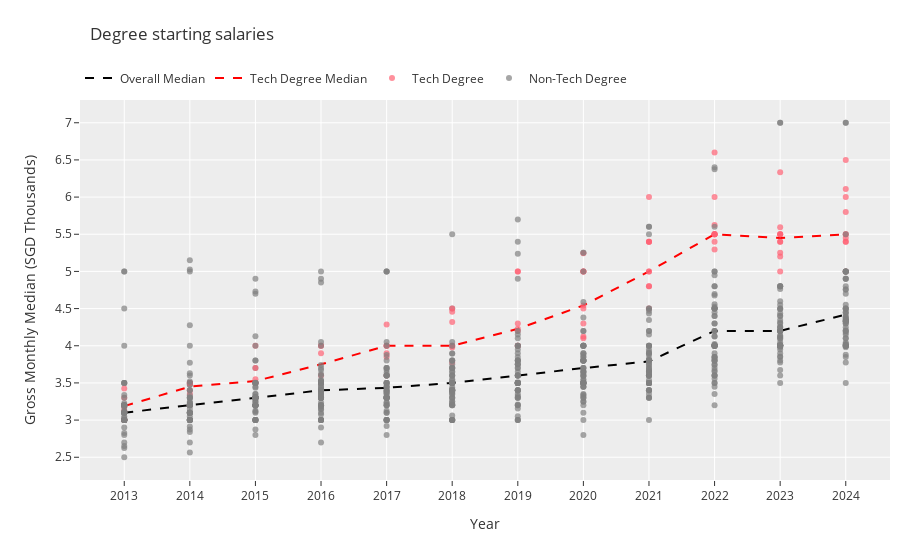

Notebook code cell kept with this figure:
### Markdown cell above
# Degree Starting Salaries

### Code cell
df = orig_df.copy()
# Filter the DataFrame for tech-related degrees
df['is_tech_degree'] = df.apply(lambda x: 1 if x['course'] in tech_degrees.get(x['uni'], []) else 0, axis=1)

# Adjust gross_monthly_median to thousands
df['gross_monthly_median'] = df['gross_monthly_median'] / 1000

tech_degree_color = '#FF6173'
non_tech_degree_color = 'grey'

# Create the figure
fig = go.Figure()

# Plot the line plot for the overall median
median_df = df[(df['course'] == 'Overall Median') & (df['summary_row'] == 1)]
fig.add_trace(go.Scatter(
    x=median_df['year'],
    y=median_df['gross_monthly_median'],
    mode='lines',
    line=dict(color='black', dash='dash'),
    name='Overall Median'
))

# Compute the median yearlysalaary for tech degrees
tdf = df.loc[(df['is_tech_degree']==1)
             & (df.summary_row==0)]
# Median Rows
tdf_median = tdf.groupby('year', as_index=False)[metrics].agg(lambda x: x.quantile(0.5))
tdf_median['uni'] = np.nan
tdf_median['course'] = f'Tech Degree Median'
tdf_median['summary_row']=1

fig.add_trace(go.Scatter(
    x=tdf_median['year'],
    y=tdf_median['gross_monthly_median'],
    mode='lines',
    line=dict(color='red', dash='dash'),
    name='Tech Degree Median'
))

# Plot scatter plots for each non-summary course
df = df.sort_values('is_tech_degree', ascending=False)
for uni in df['uni'].unique():
    uni_df = df[(df['uni'] == uni) & (df['course_row'] == 1)]
    for course in uni_df['course'].unique():
        course_df = uni_df[uni_df['course'] == course]
        color = tech_degree_color if course_df['is_tech_degree'].iloc[0] == 1 else non_tech_degree_color
        fig.add_trace(go.Scatter(
            x=course_df['year'],
            y=course_df['gross_monthly_median'],
            mode='markers',
            marker=dict(color=color, opacity=0.7),
            name='Tech Degree' if color == tech_degree_color else 'Non-Tech Degree',
            showlegend=not any(d['name'] == ('Tech Degree' if color == tech_degree_color else 'Non-Tech Degree') for d in fig.data),
            hovertemplate=f"{uni}<br>{course}<br>Salary: %{{y:.2f}}K"
        ))

# Customize the layout
fig.update_layout(
    xaxis_fixedrange=True, yaxis_fixedrange=True,
    # title="Yearly degree starting salaries",
    title = {
        'text': 'Degree starting salaries'
        , 'y' : 0.95
        , 'x': 0.1
        , 'xanchor': 'left'
        , 'yanchor': 'top'
    },
    xaxis_title="Year",
    yaxis_title="Gross Monthly Median (SGD Thousands)",
    # legend_title="Degree Type",
    legend=dict(
        orientation="h",
        yanchor="bottom",
        y=1.02,
        xanchor="left",
        x=0
    ),
    xaxis=dict(
        tickmode='linear',
        dtick=1  # Yearly ticks
    ),
    yaxis=dict(
        tickmode='linear',
        dtick=0.5  # $500 increments
    )
    , template='ggplot2'
    , margin = dict(r=10)
)

# Show the figure
fig.show()

### Figure 1 — Plotly figure (JSON) as saved in the notebook; plotly's stock layout.template omitted (floating-point values rounded to 4 significant figures)
{"data": [{"line": {"color": "black", "dash": "dash"}, "mode": "lines", "name": "Overall Median", "type": "scatter", "x": [2013, 2014, 2015, 2016, 2017, 2018, 2019, 2020, 2021, 2022, 2023, 2024], "y": [3.1, 3.204, 3.3, 3.4, 3.434, 3.5, 3.6, 3.7, 3.79, 4.2, 4.2, 4.419]}, {"line": {"color": "red", "dash": "dash"}, "mode": "lines", "name": "Tech Degree Median", "type": "scatter", "x": [2013, 2014, 2015, 2016, 2017, 2018, 2019, 2020, 2021, 2022, 2023, 2024], "y": [3.188, 3.45, 3.525, 3.75, 4, 4, 4.228, 4.542, 5, 5.5, 5.45, 5.5]}, {"hovertemplate": "SMU<br>Information Systems<br>Salary: %{y:.2f}K", "marker": {"color": "#FF6173", "opacity": 0.7}, "mode": "markers", "name": "Tech Degree", "showlegend": true, "type": "scatter", "x": [2024, 2023, 2022, 2021, 2020, 2019, 2018, 2017, 2016, 2015, 2014, 2013], "y": [5, 5.4, 5.4, 5, 4.542, 4.3, 4, 4, 3.6, 3.5, 3.35, 3.3]}, {"hovertemplate": "SMU<br>Accountancy<br>Salary: %{y:.2f}K", "marker": {"color": "grey", "opacity": 0.7}, "mode": "markers", "name": "Non-Tech Degree", "showlegend": true, "type": "scatter", "x": [2013, 2014, 2015, 2016, 2017, 2018, 2019, 2020, 2021, 2022, 2023, 2024], "y": [2.825, 2.875, 3, 3, 3, 3, 3.05, 3.1, 3.4, 3.825, 3.9, 4.35]}, {"hovertemplate": "SMU<br>Business Management<br>Salary: %{y:.2f}K", "marker": {"color": "grey", "opacity": 0.7}, "mode": "markers", "name": "Non-Tech Degree", "showlegend": false, "type": "scatter", "x": [2013, 2014, 2015, 2016, 2017, 2018, 2019, 2020, 2021, 2022, 2023, 2024], "y": [3.2, 3.333, 3.3, 3.5, 3.5, 3.7, 3.75, 3.85, 4, 4.4, 4.436, 4.5]}, {"hovertemplate": "SMU<br>Economics<br>Salary: %{y:.2f}K", "marker": {"color": "grey", "opacity": 0.7}, "mode": "markers", "name": "Non-Tech Degree", "showlegend": false, "type": "scatter", "x": [2013, 2014, 2015, 2016, 2017, 2018, 2019, 2020, 2021, 2022, 2023, 2024], "y": [3.339, 3.5, 3.5, 3.7, 3.7, 3.7, 3.9, 3.8, 4.435, 4.5, 4.5, 4.753]}, {"hovertemplate": "SMU<br>Social Sciences<br>Salary: %{y:.2f}K", "marker": {"color": "grey", "opacity": 0.7}, "mode": "markers", "name": "Non-Tech Degree", "showlegend": false, "type": "scatter", "x": [2013, 2014, 2015, 2016, 2017, 2018, 2019, 2020, 2021, 2022, 2023, 2024], "y": [3, 3, 3.2, 3.145, 3.3, 3.21, 3.5, 3.5, 3.6, 4, 4, 4.334]}, {"hovertemplate": "SMU<br>Law<br>Salary: %{y:.2f}K", "marker": {"color": "grey", "opacity": 0.7}, "mode": "markers", "name": "Non-Tech Degree", "showlegend": false, "type": "scatter", "x": [2013, 2014, 2015, 2016, 2017, 2018, 2019, 2020, 2021, 2022, 2023, 2024], "y": [5, 5.025, 4.731, 4.85, 5, 4.5, 4.9, 4.588, 5.6, 6.375, 7, 7]}, {"hovertemplate": "NTU<br>Data Science & Artificial Intelligence<br>Salary: %{y:.2f}K", "marker": {"color": "#FF6173", "opacity": 0.7}, "mode": "markers", "name": "Tech Degree", "showlegend": false, "type": "scatter", "x": [2024, 2023, 2022, 2021, 2020, 2019, 2018], "y": [5.45, 5.25, 5.625, null, null, null, null]}, {"hovertemplate": "NTU<br>Computer Science<br>Salary: %{y:.2f}K", "marker": {"color": "#FF6173", "opacity": 0.7}, "mode": "markers", "name": "Tech Degree", "showlegend": false, "type": "scatter", "x": [2024, 2023, 2022, 2021, 2020, 2019, 2018, 2017, 2016, 2015, 2014, 2013], "y": [5.5, 5.2, 5.5, 4.8, 4.3, 4.2, 4, 3.85, 3.5, 3.3, 3.2, 3.125]}, {"hovertemplate": "NTU<br>Computer Engineering<br>Salary: %{y:.2f}K", "marker": {"color": "#FF6173", "opacity": 0.7}, "mode": "markers", "name": "Tech Degree", "showlegend": false, "type": "scatter", "x": [2024, 2023, 2022, 2021, 2020, 2019, 2018, 2017, 2016, 2015, 2014, 2013], "y": [5.5, 5.4, 5.295, 4.5, 4.1, 4, 3.775, 3.6, 3.5, 3.5, 3.4, 3.175]}, {"hovertemplate": "NTU<br>Accountancy<br>Salary: %{y:.2f}K", "marker": {"color": "grey", "opacity": 0.7}, "mode": "markers", "name": "Non-Tech Degree", "showlegend": false, "type": "scatter", "x": [2013, 2014, 2015, 2016, 2017, 2018, 2019, 2020, 2021, 2022, 2023, 2024], "y": [2.7, 2.84, 2.875, 2.9, 3, 3, 3, 3, 3.4, 3.6, 3.6, 4.35]}, {"hovertemplate": "NTU<br>Business<br>Salary: %{y:.2f}K", "marker": {"color": "grey", "opacity": 0.7}, "mode": "markers", "name": "Non-Tech Degree", "showlegend": false, "type": "scatter", "x": [2013, 2014, 2015, 2016, 2017, 2018, 2019, 2020, 2021, 2022, 2023, 2024], "y": [3, 3.1, 3.2, 3.3, 3.3, 3.5, 3.6, 3.8, 4, 4.015, 4.255, 4.334]}, {"hovertemplate": "NTU<br>Aerospace Engineering<br>Salary: %{y:.2f}K", "marker": {"color": "grey", "opacity": 0.7}, "mode": "markers", "name": "Non-Tech Degree", "showlegend": false, "type": "scatter", "x": [2013, 2014, 2015, 2016, 2017, 2018, 2019, 2020, 2021, 2022, 2023, 2024], "y": [3.5, 3.77, 3.7, 3.675, 3.5, 3.8, 3.8, 4, 4.471, 5, 4.763, 4.45]}, {"hovertemplate": "NTU<br>Bioengineering<br>Salary: %{y:.2f}K", "marker": {"color": "grey", "opacity": 0.7}, "mode": "markers", "name": "Non-Tech Degree", "showlegend": false, "type": "scatter", "x": [2013, 2014, 2015, 2016, 2017, 2018, 2019, 2020, 2021, 2022, 2023, 2024], "y": [3.125, 3, 3.113, 3.237, 3.419, 3.5, 3.5, 3.45, 3.5, 4.2, 4.043, 4.043]}, {"hovertemplate": "NTU<br>Chemical and Biomolecular Engineering<br>Salary: %{y:.2f}K", "marker": {"color": "grey", "opacity": 0.7}, "mode": "markers", "name": "Non-Tech Degree", "showlegend": false, "type": "scatter", "x": [2013, 2014, 2015, 2016, 2017, 2018, 2019, 2020, 2021, 2022, 2023, 2024], "y": [3.2, 3.4, 3.3, 3.4, 3.5, 3.6, 3.8, 3.9, 3.74, 4.8, 4.2, 4.2]}, {"hovertemplate": "NTU<br>Civil Engineering<br>Salary: %{y:.2f}K", "marker": {"color": "grey", "opacity": 0.7}, "mode": "markers", "name": "Non-Tech Degree", "showlegend": false, "type": "scatter", "x": [2013, 2014, 2015, 2016, 2017, 2018, 2019, 2020, 2021, 2022, 2023, 2024], "y": [3.1, 3.1, 3.2, 3.3, 3.4, 3.5, 3.5, 3.5, 3.54, 3.65, 4, 4]}, {"hovertemplate": "NTU<br>Electrical and Electronic Engineering<br>Salary: %{y:.2f}K", "marker": {"color": "grey", "opacity": 0.7}, "mode": "markers", "name": "Non-Tech Degree", "showlegend": false, "type": "scatter", "x": [2013, 2014, 2015, 2016, 2017, 2018, 2019, 2020, 2021, 2022, 2023, 2024], "y": [3.1, 3.2, 3.3, 3.4, 3.6, 3.6, 3.7, 3.88, 4, 4.558, 4.8, 4.8]}, {"hovertemplate": "NTU<br>Environmental Engineering<br>Salary: %{y:.2f}K", "marker": {"color": "grey", "opacity": 0.7}, "mode": "markers", "name": "Non-Tech Degree", "showlegend": false, "type": "scatter", "x": [2013, 2014, 2015, 2016, 2017, 2018, 2019, 2020, 2021, 2022, 2023, 2024], "y": [3, 3, 3.3, 3.1, 3.635, 3.4, 3.51, 3.45, 3.5, 3.9, 4.115, 4.3]}, {"hovertemplate": "NTU<br>Information Engineering and Media<br>Salary: %{y:.2f}K", "marker": {"color": "grey", "opacity": 0.7}, "mode": "markers", "name": "Non-Tech Degree", "showlegend": false, "type": "scatter", "x": [2013, 2014, 2015, 2016, 2017, 2018, 2019, 2020, 2021, 2022, 2023, 2024], "y": [3.2, 3.2, 3.275, 3.35, 3.7, 3.75, 4, 4, 4.2, 4.95, 4.8, 4.9]}, {"hovertemplate": "NTU<br>Materials Engineering<br>Salary: %{y:.2f}K", "marker": {"color": "grey", "opacity": 0.7}, "mode": "markers", "name": "Non-Tech Degree", "showlegend": false, "type": "scatter", "x": [2013, 2014, 2015, 2016, 2017, 2018, 2019, 2020, 2021, 2022, 2023, 2024], "y": [3, 3.15, 3.2, 3.3, 3.375, 3.5, 3.6, 3.7, 3.65, 4.5, 4.2, 4.329]}, {"hovertemplate": "NTU<br>Mechanical Engineering<br>Salary: %{y:.2f}K", "marker": {"color": "grey", "opacity": 0.7}, "mode": "markers", "name": "Non-Tech Degree", "showlegend": false, "type": "scatter", "x": [2013, 2014, 2015, 2016, 2017, 2018, 2019, 2020, 2021, 2022, 2023, 2024], "y": [3.1, 3.1, 3.25, 3.35, 3.45, 3.5, 3.6, 3.85, 3.8, 4.5, 4.4, 4.495]}, {"hovertemplate": "NTU<br>Maritime Studies<br>Salary: %{y:.2f}K", "marker": {"color": "grey", "opacity": 0.7}, "mode": "markers", "name": "Non-Tech Degree", "showlegend": false, "type": "scatter", "x": [2013, 2014, 2015, 2016, 2017, 2018, 2019, 2020, 2021, 2022, 2023, 2024], "y": [3, 3.05, 3.2, 3.398, 3.32, 3.35, 3.5, 3.5, 3.5, 3.74, 4.2, 4.1]}, {"hovertemplate": "NTU<br>Art, Design and Media<br>Salary: %{y:.2f}K", "marker": {"color": "grey", "opacity": 0.7}, "mode": "markers", "name": "Non-Tech Degree", "showlegend": false, "type": "scatter", "x": [2013, 2014, 2015, 2016, 2017, 2018, 2019, 2020, 2021, 2022, 2023, 2024], "y": [2.5, 2.7, 2.8, 2.7, 2.8, 3, 3, 2.8, 3, 3.2, 3.498, 3.5]}, {"hovertemplate": "NTU<br>Chinese<br>Salary: %{y:.2f}K", "marker": {"color": "grey", "opacity": 0.7}, "mode": "markers", "name": "Non-Tech Degree", "showlegend": false, "type": "scatter", "x": [2013, 2014, 2015, 2016, 2017, 2018, 2019, 2020, 2021, 2022, 2023, 2024], "y": [3, 3, 3.2, 3.3, 3.3, 3.5, 3.21, 3.5, 3.3, 3.6, 4.09, 4.02]}, {"hovertemplate": "NTU<br>Communication Studies<br>Salary: %{y:.2f}K", "marker": {"color": "grey", "opacity": 0.7}, "mode": "markers", "name": "Non-Tech Degree", "showlegend": false, "type": "scatter", "x": [2013, 2014, 2015, 2016, 2017, 2018, 2019, 2020, 2021, 2022, 2023, 2024], "y": [3, 3, 3, 3, 3, 3, 3.2, 3.34, 3.5, 3.5, 3.675, 3.88]}, {"hovertemplate": "NTU<br>Economics<br>Salary: %{y:.2f}K", "marker": {"color": "grey", "opacity": 0.7}, "mode": "markers", "name": "Non-Tech Degree", "showlegend": false, "type": "scatter", "x": [2013, 2014, 2015, 2016, 2017, 2018, 2019, 2020, 2021, 2022, 2023, 2024], "y": [3, 3.2, 3.3, 3.3, 3.24, 3.536, 3.4, 3.797, 3.65, 4, 4.314, 4.325]}, {"hovertemplate": "NTU<br>English<br>Salary: %{y:.2f}K", "marker": {"color": "grey", "opacity": 0.7}, "mode": "markers", "name": "Non-Tech Degree", "showlegend": false, "type": "scatter", "x": [2013, 2014, 2015, 2016, 2017, 2018, 2019, 2020, 2021, 2022, 2023, 2024], "y": [3.1, 3.1, 3.314, 3, 3, 3, 3, 3.45, 3.5, 3.748, 3.775, 3.775]}, {"hovertemplate": "NTU<br>Linguistics and Multilingual Studies<br>Salary: %{y:.2f}K", "marker": {"color": "grey", "opacity": 0.7}, "mode": "markers", "name": "Non-Tech Degree", "showlegend": false, "type": "scatter", "x": [2013, 2014, 2015, 2016, 2017, 2018, 2019, 2020, 2021, 2022, 2023, 2024], "y": [2.625, 3.23, 3, 3.365, 3.1, 3.2, 3.2, 3.35, 3.3, 3.5, 3.95, 3.85]}, {"hovertemplate": "NTU<br>Psychology<br>Salary: %{y:.2f}K", "marker": {"color": "grey", "opacity": 0.7}, "mode": "markers", "name": "Non-Tech Degree", "showlegend": false, "type": "scatter", "x": [2013, 2014, 2015, 2016, 2017, 2018, 2019, 2020, 2021, 2022, 2023, 2024], "y": [3, 3.1, 3.2, 3.2, 3.2, 3.37, 3.4, 3.3, 3.35, 3.668, 4, 4.174]}, {"hovertemplate": "NTU<br>Sociology<br>Salary: %{y:.2f}K", "marker": {"color": "grey", "opacity": 0.7}, "mode": "markers", "name": "Non-Tech Degree", "showlegend": false, "type": "scatter", "x": [2013, 2014, 2015, 2016, 2017, 2018, 2019, 2020, 2021, 2022, 2023, 2024], "y": [3.1, 3.1, 3.125, 3.5, 3.228, 3.22, 3.3, 3.6, 3.5, 3.8, 4.008, 4]}, {"hovertemplate": "NTU<br>Biological Sciences<br>Salary: %{y:.2f}K", "marker": {"color": "grey", "opacity": 0.7}, "mode": "markers", "name": "Non-Tech Degree", "showlegend": false, "type": "scatter", "x": [2013, 2014, 2015, 2016, 2017, 2018, 2019, 2020, 2021, 2022, 2023, 2024], "y": [3, 3, 3.19, 3.175, 3.2, 3.25, 3.3, 3.325, 3.5, 3.6, 3.98, 4]}, {"hovertemplate": "NTU<br>Chemistry and Biological Chemistry<br>Salary: %{y:.2f}K", "marker": {"color": "grey", "opacity": 0.7}, "mode": "markers", "name": "Non-Tech Degree", "showlegend": false, "type": "scatter", "x": [2013, 2014, 2015, 2016, 2017, 2018, 2019, 2020, 2021, 2022, 2023, 2024], "y": [3.1, 3.1, 3, 3.149, 3.1, 3.2, 3.4, 3.245, 3.4, 3.7, 3.8, 3.98]}, {"hovertemplate": "NTU<br>Mathematical Sciences<br>Salary: %{y:.2f}K", "marker": {"color": "grey", "opacity": 0.7}, "mode": "markers", "name": "Non-Tech Degree", "showlegend": false, "type": "scatter", "x": [2013, 2014, 2015, 2016, 2017, 2018, 2019, 2020, 2021, 2022, 2023, 2024], "y": [3, 3.2, 3.24, 3.5, 3.5, 3.65, 3.599, 3.656, 3.806, 4.3, 4.25, 4.379]}, {"hovertemplate": "NTU<br>Physics / Applied Physics<br>Salary: %{y:.2f}K", "marker": {"color": "grey", "opacity": 0.7}, "mode": "markers", "name": "Non-Tech Degree", "showlegend": false, "type": "scatter", "x": [2013, 2014, 2015, 2016, 2017, 2018, 2019, 2020, 2021, 2022, 2023, 2024], "y": [3.3, 3.1, 3.2, 3.45, 3.3, 3.4, 3.5, 3.7, 3.6, 4, 4, 4.25]}, {"hovertemplate": "NTU<br>Sports Science and Management<br>Salary: %{y:.2f}K", "marker": {"color": "grey", "opacity": 0.7}, "mode": "markers", "name": "Non-Tech Degree", "showlegend": false, "type": "scatter", "x": [2013, 2014, 2015, 2016, 2017, 2018, 2019, 2020, 2021, 2022, 2023, 2024], "y": [3, 3, 3.295, 3.2, 3.45, 3.3, 3.35, 3.3, 3.3, 3.35, 3.85, 4]}, {"hovertemplate": "NTU<br>Science (Education)<br>Salary: %{y:.2f}K", "marker": {"color": "grey", "opacity": 0.7}, "mode": "markers", "name": "Non-Tech Degree", "showlegend": false, "type": "scatter", "x": [2013, 2014, 2015, 2016, 2017, 2018, 2019, 2020, 2021, 2022, 2023, 2024], "y": [3.498, 3.475, 3.504, 3.525, 3.701, 3.8, 3.8, 3.8, 3.904, 4.3, 4.3, 5]}, {"hovertemplate": "NTU<br>Arts (Education)<br>Salary: %{y:.2f}K", "marker": {"color": "grey", "opacity": 0.7}, "mode": "markers", "name": "Non-Tech Degree", "showlegend": false, "type": "scatter", "x": [2013, 2014, 2015, 2016, 2017, 2018, 2019, 2020, 2021, 2022, 2023, 2024], "y": [3.498, 3.475, 3.5, 3.525, 3.6, 3.8, 3.8, 3.799, 3.78, 4.129, 4.129, 5]}, {"hovertemplate": "NTU<br>History<br>Salary: %{y:.2f}K", "marker": {"color": "grey", "opacity": 0.7}, "mode": "markers", "name": "Non-Tech Degree", "showlegend": false, "type": "scatter", "x": [2013, 2014, 2015, 2016, 2017, 2018, 2019, 2020, 2021, 2022, 2023, 2024], "y": [null, null, null, 3, 3.2, 3.5, 3.5, 3.65, 3.675, 4, 4.2, 4.45]}, {"hovertemplate": "NTU<br>Public Policy and Global Affairs<br>Salary: %{y:.2f}K", "marker": {"color": "grey", "opacity": 0.7}, "mode": "markers", "name": "Non-Tech Degree", "showlegend": false, "type": "scatter", "x": [2013, 2014, 2015, 2016, 2017, 2018, 2019, 2020, 2021, 2022, 2023, 2024], "y": [null, null, null, null, 3.395, 3.35, 3.85, 3.8, 3.804, 4.123, 4.202, 4.5]}, {"hovertemplate": "NTU<br>Philosophy<br>Salary: %{y:.2f}K", "marker": {"color": "grey", "opacity": 0.7}, "mode": "markers", "name": "Non-Tech Degree", "showlegend": false, "type": "scatter", "x": [2014, 2015, 2016, 2017, 2018, 2019, 2020, 2021, 2022, 2023, 2024], "y": [null, null, null, null, 3, 3.5, 3.65, 3.4, 3.45, 4, 4.365]}, {"hovertemplate": "NTU<br>Environmental Earth Systems Science<br>Salary: %{y:.2f}K", "marker": {"color": "grey", "opacity": 0.7}, "mode": "markers", "name": "Non-Tech Degree", "showlegend": false, "type": "scatter", "x": [2014, 2015, 2016, 2017, 2018, 2019, 2020, 2021, 2022, 2023, 2024], "y": [null, null, null, null, 3.44, 3.5, 3.55, 3.95, 4.023, 4.138, 4.5]}, {"hovertemplate": "NTU<br>Medicine<br>Salary: %{y:.2f}K", "marker": {"color": "grey", "opacity": 0.7}, "mode": "markers", "name": "Non-Tech Degree", "showlegend": false, "type": "scatter", "x": [2013, 2014, 2015, 2016, 2017, 2018, 2019, 2020, 2021, 2022, 2023], "y": [null, null, null, null, null, null, 5.7, 5.25, 5.5, 5.6, null]}, {"hovertemplate": "NUS<br>Information Systems<br>Salary: %{y:.2f}K", "marker": {"color": "#FF6173", "opacity": 0.7}, "mode": "markers", "name": "Tech Degree", "showlegend": false, "type": "scatter", "x": [2024, 2023, 2022, 2021, 2020, 2019, 2018, 2017, 2016, 2015, 2014, 2013], "y": [6, 5.5, 5.5, 5, 4.5, 4.228, 4.458, 4, 4, 3.55, 3.5, 3.005]}, {"hovertemplate": "NUS<br>Information Security<br>Salary: %{y:.2f}K", "marker": {"color": "#FF6173", "opacity": 0.7}, "mode": "markers", "name": "Tech Degree", "showlegend": false, "type": "scatter", "x": [2024, 2023, 2022, 2021, 2020, 2019, 2018, 2017, 2016, 2015], "y": [6.11, 5.5, 5.5, 5.4, 5, null, null, null, null, null]}, {"hovertemplate": "NUS<br>Computer Science<br>Salary: %{y:.2f}K", "marker": {"color": "#FF6173", "opacity": 0.7}, "mode": "markers", "name": "Tech Degree", "showlegend": false, "type": "scatter", "x": [2024, 2023, 2022, 2021, 2020, 2019, 2018, 2017, 2016, 2015, 2014, 2013], "y": [6.5, 6.333, 6.6, 6, 5.243, 5, 4.32, 4.285, 4, 3.7, 3.5, 3.425]}, {"hovertemplate": "NUS<br>Computer Engineering<br>Salary: %{y:.2f}K", "marker": {"color": "#FF6173", "opacity": 0.7}, "mode": "markers", "name": "Tech Degree", "showlegend": false, "type": "scatter", "x": [2013, 2014, 2015, 2016, 2017, 2018, 2019, 2020, 2021, 2022, 2023, 2024], "y": [3.2, 3.5, 4, 3.9, 3.9, 3.975, 4, 5, 5.4, 6, 5.595, 5.8]}, {"hovertemplate": "NUS<br>Business Analytics<br>Salary: %{y:.2f}K", "marker": {"color": "#FF6173", "opacity": 0.7}, "mode": "markers", "name": "Tech Degree", "showlegend": false, "type": "scatter", "x": [2024, 2023, 2022, 2021, 2020, 2019, 2018, 2017, 2016, 2015, 2014, 2013], "y": [5.4, 5.5, 5.5, 5.4, 5, 5, 4.5, 4, null, null, null, null]}, {"hovertemplate": "NUS<br>Data Science and Analytics<br>Salary: %{y:.2f}K", "marker": {"color": "#FF6173", "opacity": 0.7}, "mode": "markers", "name": "Tech Degree", "showlegend": false, "type": "scatter", "x": [2024, 2023, 2022, 2021, 2020, 2019, 2018, 2017, 2016], "y": [5.4, 5, 5.5, 4.8, 4.125, null, null, null, null]}, {"hovertemplate": "NUS<br>Environmental Engineering<br>Salary: %{y:.2f}K", "marker": {"color": "grey", "opacity": 0.7}, "mode": "markers", "name": "Non-Tech Degree", "showlegend": false, "type": "scatter", "x": [2016, 2017, 2018, 2019, 2020, 2021, 2022, 2023, 2024, 2015, 2014, 2013], "y": [3.35, 3.35, 3.4, 3.4, 3.5, 3.5, 4.2, 4.243, 4.701, 3.45, 3.23, 3.11]}, {"hovertemplate": "NUS<br>Industrial and Systems Engineering<br>Salary: %{y:.2f}K", "marker": {"color": "grey", "opacity": 0.7}, "mode": "markers", "name": "Non-Tech Degree", "showlegend": false, "type": "scatter", "x": [2013, 2014, 2015, 2016, 2017, 2018, 2019, 2020, 2021, 2022, 2023, 2024], "y": [3.2, 3.6, 3.5, 3.5, 3.875, 3.895, 4, 4.38, 4.5, 5, 4.6, 4.9]}, {"hovertemplate": "NUS<br>Materials Science and Engineering<br>Salary: %{y:.2f}K", "marker": {"color": "grey", "opacity": 0.7}, "mode": "markers", "name": "Non-Tech Degree", "showlegend": false, "type": "scatter", "x": [2013, 2014, 2015, 2016, 2017, 2018, 2019, 2020, 2021, 2022, 2023, 2024], "y": [3, 3.3, 3.35, 3.54, 3.388, 3.6, 4, 3.9, 3.896, 4.5, 4.346, 5]}, {"hovertemplate": "NUS<br>Mechanical Engineering<br>Salary: %{y:.2f}K", "marker": {"color": "grey", "opacity": 0.7}, "mode": "markers", "name": "Non-Tech Degree", "showlegend": false, "type": "scatter", "x": [2013, 2014, 2015, 2016, 2017, 2018, 2019, 2020, 2021, 2022, 2023, 2024], "y": [3.225, 3.2, 3.3, 3.4, 3.45, 3.7, 3.7, 3.8, 3.875, 4.525, 4.49, 5]}, {"hovertemplate": "NUS<br>Law<br>Salary: %{y:.2f}K", "marker": {"color": "grey", "opacity": 0.7}, "mode": "markers", "name": "Non-Tech Degree", "showlegend": false, "type": "scatter", "x": [2013, 2014, 2015, 2016, 2017, 2018, 2019, 2020, 2021, 2022, 2023, 2024], "y": [5, 5.15, 4.7, 4.9, 5, 5.5, 5.4, 5, 5.6, 6.4, 7, 7]}, {"hovertemplate": "NUS<br>Science (Hons)<br>Salary: %{y:.2f}K", "marker": {"color": "grey", "opacity": 0.7}, "mode": "markers", "name": "Non-Tech Degree", "showlegend": false, "type": "scatter", "x": [2013, 2014, 2015, 2016, 2017, 2018, 2019, 2020, 2021, 2022, 2023, 2024], "y": [3.1, 3.21, 3.3, 3.3, 3.3, 3.4, 3.5, 3.528, 3.6, 3.85, 4, 4.15]}, {"hovertemplate": "NUS<br>Engineering Science<br>Salary: %{y:.2f}K", "marker": {"color": "grey", "opacity": 0.7}, "mode": "markers", "name": "Non-Tech Degree", "showlegend": false, "type": "scatter", "x": [2024, 2023, 2022, 2021, 2020, 2019, 2017, 2016, 2015, 2014, 2013], "y": [5.5, 4.5, 4.45, 4.5, 4, 3.75, 3.675, 3.74, 3.8, 3.4, 3]}, {"hovertemplate": "NUS<br>Environmental Studies<br>Salary: %{y:.2f}K", "marker": {"color": "grey", "opacity": 0.7}, "mode": "markers", "name": "Non-Tech Degree", "showlegend": false, "type": "scatter", "x": [2013, 2014, 2015, 2016, 2017, 2018, 2019, 2020, 2021, 2022, 2023, 2024], "y": [null, null, 3.5, 3.3, 3.3, 3.414, 3.325, 3.25, 3.65, 3.8, 4, 4.3]}, {"hovertemplate": "NUS<br>Pharmacy<br>Salary: %{y:.2f}K", "marker": {"color": "grey", "opacity": 0.7}, "mode": "markers", "name": "Non-Tech Degree", "showlegend": false, "type": "scatter", "x": [2013, 2014, 2015, 2016, 2017, 2018, 2019, 2020, 2021, 2022], "y": [3.5, 3.63, 3.5, 3.6, 3.6, 3.65, 3.75, 3.7, 3.915, 4]}, {"hovertemplate": "NUS<br>Accountancy (Hons)<br>Salary: %{y:.2f}K", "marker": {"color": "grey", "opacity": 0.7}, "mode": "markers", "name": "Non-Tech Degree", "showlegend": false, "type": "scatter", "x": [2013, 2014, 2015, 2016, 2017, 2018, 2019, 2020, 2021, 2022, 2023, 2024], "y": [2.8, 2.912, 3, 3.075, 3.125, 3.2, 3.6, 3.5, 3.5, 4, 4.2, 4.388]}, {"hovertemplate": "NUS<br>Business Administration (Hons)<br>Salary: %{y:.2f}K", "marker": {"color": "grey", "opacity": 0.7}, "mode": "markers", "name": "Non-Tech Degree", "showlegend": false, "type": "scatter", "x": [2013, 2014, 2015, 2016, 2017, 2018, 2019, 2020, 2021, 2022, 2023, 2024], "y": [3.2, 3.52, 3.8, 3.62, 3.8, 3.895, 4.15, 4, 4.347, 4.696, 4.8, 4.9]}, {"hovertemplate": "NUS<br>Electrical Engineering<br>Salary: %{y:.2f}K", "marker": {"color": "grey", "opacity": 0.7}, "mode": "markers", "name": "Non-Tech Degree", "showlegend": false, "type": "scatter", "x": [2024, 2023, 2022, 2021, 2020, 2019, 2018, 2017, 2016, 2015, 2014, 2013], "y": [5, 4.8, 4.8, 4.15, 4.2, 4, 3.7, 3.6, 3.5, 3.3, 3.3, 3.2]}, {"hovertemplate": "NUS<br>Civil Engineering<br>Salary: %{y:.2f}K", "marker": {"color": "grey", "opacity": 0.7}, "mode": "markers", "name": "Non-Tech Degree", "showlegend": false, "type": "scatter", "x": [2024, 2023, 2022, 2021, 2020, 2019, 2018, 2017, 2016, 2015, 2014, 2013], "y": [4.2, 4, 4, 3.7, 3.59, 3.6, 3.5, 3.3, 3.42, 3.35, 3.208, 3.05]}, {"hovertemplate": "NUS<br>Chemical Engineering<br>Salary: %{y:.2f}K", "marker": {"color": "grey", "opacity": 0.7}, "mode": "markers", "name": "Non-Tech Degree", "showlegend": false, "type": "scatter", "x": [2024, 2023, 2022, 2021, 2020, 2019, 2018, 2017, 2016, 2015, 2014, 2013], "y": [4.76, 4.405, 4.675, 3.8, 4, 3.95, 4, 3.6, 3.45, 3.5, 3.3, 3.175]}, {"hovertemplate": "NUS<br>Biomedical Engineering<br>Salary: %{y:.2f}K", "marker": {"color": "grey", "opacity": 0.7}, "mode": "markers", "name": "Non-Tech Degree", "showlegend": false, "type": "scatter", "x": [2024, 2023, 2022, 2021, 2020, 2019, 2018, 2017, 2016, 2015, 2014, 2013], "y": [4.325, 4.1, 4, 3.6, 3.5, 3.5, 3.389, 3.3, 3.2, 3.3, 3, 3]}, {"hovertemplate": "NUS<br>Architecture<br>Salary: %{y:.2f}K", "marker": {"color": "grey", "opacity": 0.7}, "mode": "markers", "name": "Non-Tech Degree", "showlegend": false, "type": "scatter", "x": [2013, 2014, 2015, 2016, 2017, 2018, 2019, 2020, 2021, 2022, 2023, 2024], "y": [null, 4.275, 4.127, 4, 4, null, 4.1, 4, 4, 4.4, null, 4.995]}, {"hovertemplate": "NUS<br>Industrial Design<br>Salary: %{y:.2f}K", "marker": {"color": "grey", "opacity": 0.7}, "mode": "markers", "name": "Non-Tech Degree", "showlegend": false, "type": "scatter", "x": [2013, 2014, 2015, 2016, 2017, 2018, 2019, 2020, 2021, 2022, 2023, 2024], "y": [2.65, 2.565, 3, 3, 2.92, 3.25, 3.3, 3.5, 3.825, 4.5, 4, 4.025]}, {"hovertemplate": "NUS<br>Project & Facilities Management<br>Salary: %{y:.2f}K", "marker": {"color": "grey", "opacity": 0.7}, "mode": "markers", "name": "Non-Tech Degree", "showlegend": false, "type": "scatter", "x": [2013, 2014, 2015, 2016, 2017, 2018, 2019, 2020, 2021, 2022, 2023, 2024], "y": [3, 3, 3, 3, 3, 3.06, 3.155, 3.2, 3.5, 3.555, 3.855, 4]}, {"hovertemplate": "NUS<br>Real Estate<br>Salary: %{y:.2f}K", "marker": {"color": "grey", "opacity": 0.7}, "mode": "markers", "name": "Non-Tech Degree", "showlegend": false, "type": "scatter", "x": [2013, 2014, 2015, 2016, 2017, 2018, 2019, 2020, 2021, 2022, 2023, 2024], "y": [2.9, 3, 3.1, 3.2, 3, 3.3, 3.4, 3.63, 3.7, 3.85, 4, 4.1]}, {"hovertemplate": "NUS<br>Medicine<br>Salary: %{y:.2f}K", "marker": {"color": "grey", "opacity": 0.7}, "mode": "markers", "name": "Non-Tech Degree", "showlegend": false, "type": "scatter", "x": [2013, 2014, 2015, 2016, 2017, 2018, 2019, 2020, 2021, 2022, 2023], "y": [4.5, 5, 4.9, 5, 5, null, 5.237, 5.25, null, null, null]}, {"hovertemplate": "NUS<br>Nursing (Hons)<br>Salary: %{y:.2f}K", "marker": {"color": "grey", "opacity": 0.7}, "mode": "markers", "name": "Non-Tech Degree", "showlegend": false, "type": "scatter", "x": [2013, 2014, 2015, 2016, 2017, 2018, 2019, 2020, 2021, 2022, 2023, 2024], "y": [3.025, 3.5, 3.435, 3.5, 3.5, 3.55, 3.65, 3.6, 3.75, 3.85, 4, 4]}, {"hovertemplate": "NUS<br>Dentistry<br>Salary: %{y:.2f}K", "marker": {"color": "grey", "opacity": 0.7}, "mode": "markers", "name": "Non-Tech Degree", "showlegend": false, "type": "scatter", "x": [2024, 2023, 2022, 2021, 2020, 2019, 2018, 2017, 2016, 2015, 2014, 2013], "y": [4.55, 4.55, 4.2, 4.2, 4.2, 4.2, 4.05, 4.05, 4.05, 4, 4, 4]}, {"hovertemplate": "NUS<br>Social Sciences<br>Salary: %{y:.2f}K", "marker": {"color": "grey", "opacity": 0.7}, "mode": "markers", "name": "Non-Tech Degree", "showlegend": false, "type": "scatter", "x": [2024, 2023, 2022, 2021, 2020, 2019, 2018, 2017, 2016, 2015, 2014, 2013], "y": [4.21, 4.015, 3.795, 3.6, 3.5, 3.5, 3.4, 3.3, 3.3, 3.31, 3.25, 3.2]}, {"hovertemplate": "NUS<br>Arts (Hons)<br>Salary: %{y:.2f}K", "marker": {"color": "grey", "opacity": 0.7}, "mode": "markers", "name": "Non-Tech Degree", "showlegend": false, "type": "scatter", "x": [2024, 2023, 2022, 2021, 2020, 2019, 2018, 2017, 2016, 2015, 2014, 2013], "y": [4.419, 4.008, 4, 3.65, 3.5, 3.5, 3.3, 3.36, 3.5, 3.31, 3.3, 3.2]}], "layout": {"legend": {"orientation": "h", "x": 0, "xanchor": "left", "y": 1.02, "yanchor": "bottom"}, "margin": {"r": 10}, "title": {"text": "Degree starting salaries", "x": 0.1, "xanchor": "left", "y": 0.95, "yanchor": "top"}, "xaxis": {"dtick": 1, "fixedrange": true, "tickmode": "linear", "title": {"text": "Year"}}, "yaxis": {"dtick": 0.5, "fixedrange": true, "tickmode": "linear", "title": {"text": "Gross Monthly Median (SGD Thousands)"}}}}
